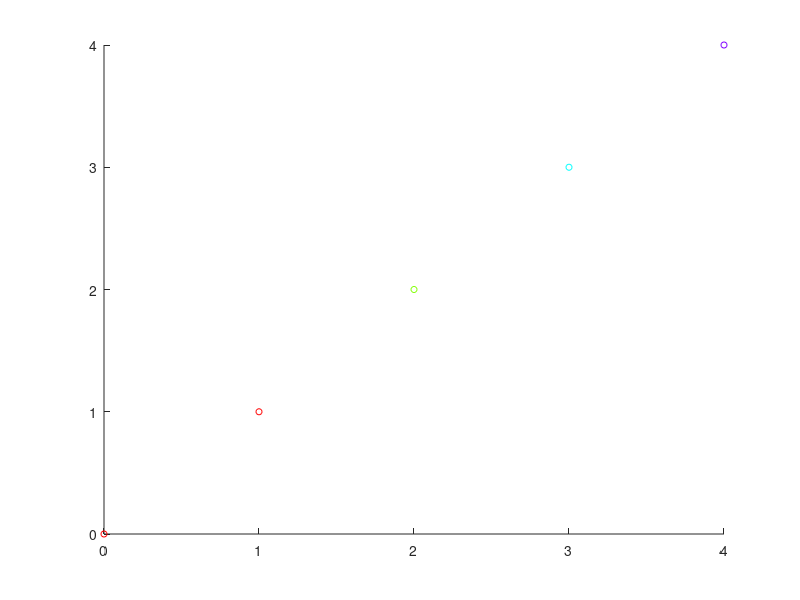

Here is the MATLAB script that generated this plot:
function colortest()

maxLabelCount = 3;
palette=hsv(maxLabelCount + 1);
colors=[ones(1,3).*palette(1,:)];
data=[0,0];

for i=1:maxLabelCount,
    colors=[colors; ones(1,3).*palette(i,:)];
    data=[data;i,i];
end;

data=[data;maxLabelCount+1,maxLabelCount+1];
colors=[colors; ones(1,3).*palette(maxLabelCount + 1,:)];

scatter(data(:,1),data(:,2),20, colors);
